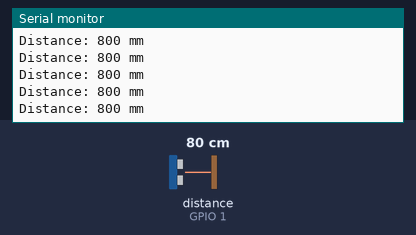
Bench run of a sketch on a simulated ESP32-S3. Parts: the last lines printed to the serial monitor. The test bench sets the inputs (shaded band); at power-on: distance to the obstacle (sensor on GPIO 1) 80 cm.

Above: at 1.2 s.
1.3 s: distance to the obstacle (sensor on GPIO 1) set to 2 cm
At 1.9 s:
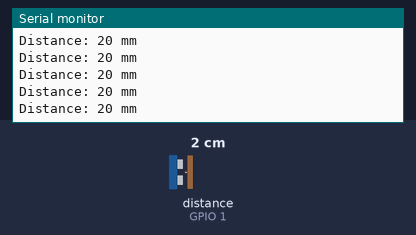
2.8 s: distance to the obstacle (sensor on GPIO 1) set to 4 cm
At 3.7 s:
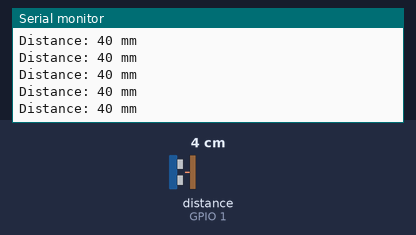
Timing chart, 0 to 5.8 s (numbered marks = the images above; inputs shaded):
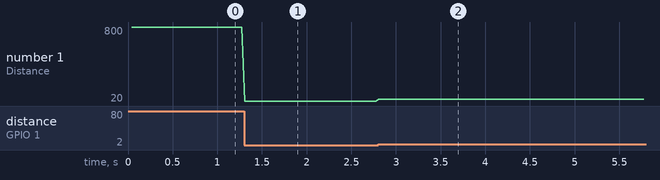

Measured:
- after the input at 1.3 s, the serial monitor: prints a new line at once (image 1)
- after the input at 2.8 s, the serial monitor: prints a new line at once (image 2)
- plotted number 1: 800 → 20 after the input at 1.3 s, 20 → 40 after the input at 2.8 s

The sketch:

ESP32_S3_Tiny_Quad_Read_VL53L1X_Custom_I2C.ino
```cpp
#include <Wire.h>
#include "Adafruit_VL53L1X.h"

#define CUSTOM_SDA_PIN 4
#define CUSTOM_SCL_PIN 5

// Use the default constructor (we are not specifying XSHUT/IRQ pins here)
Adafruit_VL53L1X vl53 = Adafruit_VL53L1X();

void setup() {
  Serial.begin(115200);
  while (!Serial) delay(10);

  Serial.println(F("Adafruit VL53L1X sensor demo with custom I2C pins"));

  // Initialize I2C with custom SDA and SCL pins
  Wire.begin(CUSTOM_SDA_PIN, CUSTOM_SCL_PIN);

  // Scan for an I2C device and get its address
  byte sensorAddress = 0;
  for (byte address = 1; address < 127; address++) {
    Wire.beginTransmission(address);
    if (Wire.endTransmission() == 0) {
      sensorAddress = address;
      break;
    }
  }

  if (sensorAddress == 0) {
    Serial.println(F("No I2C device found!"));
    while (1) delay(10);
  }

  Serial.print(F("Found I2C device at address: 0x"));
  Serial.println(sensorAddress, HEX);

  // Initialize the sensor using the found address
  if (!vl53.begin(sensorAddress, &Wire)) {
    Serial.print(F("Error on init of VL53L1X sensor: "));
    Serial.println(vl53.vl_status);
    while (1) delay(10);
  }
  Serial.println(F("VL53L1X sensor OK!"));

  Serial.print(F("Sensor ID: 0x"));
  Serial.println(vl53.sensorID(), HEX);

  if (!vl53.startRanging()) {
    Serial.print(F("Couldn't start ranging: "));
    Serial.println(vl53.vl_status);
    while (1) delay(10);
  }
  Serial.println(F("Ranging started"));

  // Set a valid timing budget (ms): 15, 20, 33, 50, 100, 200, or 500
  vl53.setTimingBudget(50);
  Serial.print(F("Timing budget (ms): "));
  Serial.println(vl53.getTimingBudget());
}

void loop() {
  if (vl53.dataReady()) {
    int16_t distance = vl53.distance();
    if (distance == -1) {
      Serial.print(F("Couldn't get distance: "));
      Serial.println(vl53.vl_status);
      return;
    }
    Serial.print(F("Distance: "));
    Serial.print(distance);
    Serial.println(" mm");

    // Clear the interrupt to allow a new measurement
    vl53.clearInterrupt();
  }
}
```
